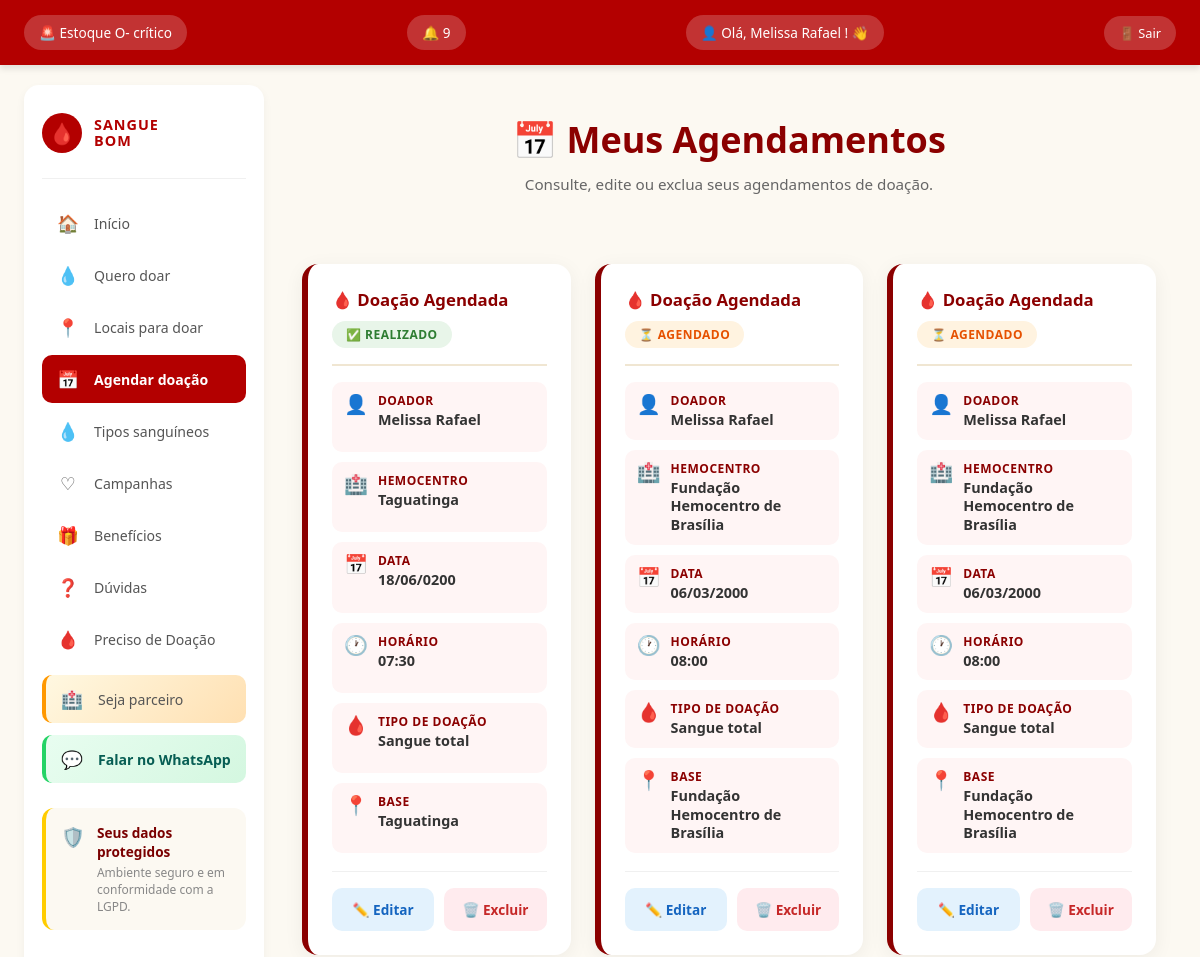
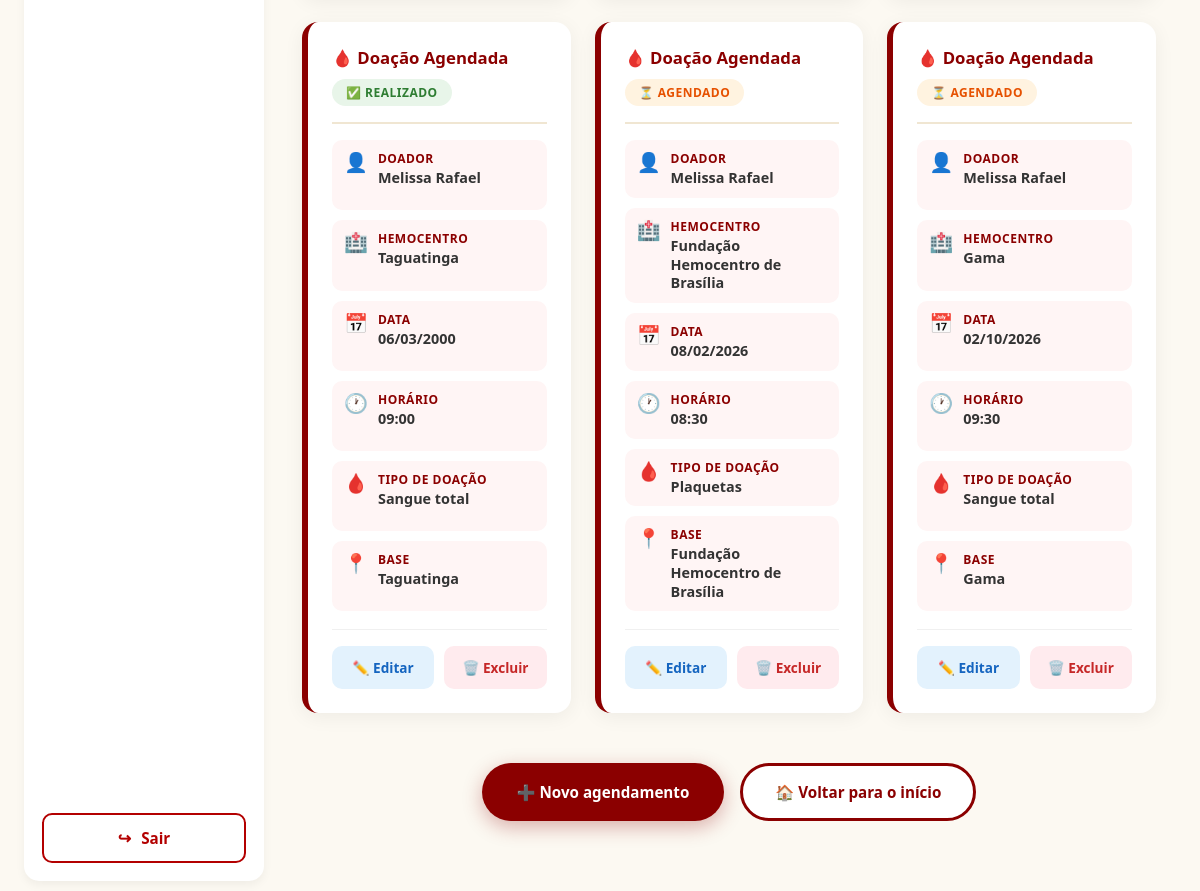
The app's page /agendamentos/ (signed in) with its own data (2 pictures, top to bottom).
### membros/models.py (models this page shows, shortened)
class Doador(models.Model):
    usuario = models.OneToOneField(
        User,
        on_delete=models.CASCADE,
        null=True,
        blank=True
    )
    nome = models.CharField(max_length=100)
    email = models.EmailField()
    cpf = models.CharField(max_length=14, unique=True, null=True, blank=True)
    telefone = models.CharField(max_length=20)
    sexo = models.CharField(max_length=20, blank=True)
    tipo_sanguineo = models.CharField(max_length=3)
    data_nascimento = models.DateField()
    cidade = models.CharField(max_length=100, blank=True)
    estado = models.CharField(max_length=2, blank=True)

class Agendamento(models.Model):
    STATUS = [
        ('agendado', '⏳ Agendado'),
        ('realizado', '✅ Realizado'),
        ('cancelado', '❌ Cancelado'),
        ('faltou', '⚠️ Faltou'),
    ]
    doador = models.ForeignKey(Doador, on_delete=models.CASCADE)
    hemocentro = models.ForeignKey(Hemocentro, on_delete=models.CASCADE)
    base = models.CharField(max_length=100)
    data = models.DateField()
    horario = models.TimeField()
    tipo_doacao = models.CharField(max_length=30)
    status = models.CharField(
        max_length=20,
        choices=STATUS,
        default='agendado'
    )

class Hemocentro(models.Model):
    usuario = models.OneToOneField(
        User,
        on_delete=models.CASCADE,
        null=True,
        blank=True,
        related_name='hemocentro'
    )
    nome = models.CharField(max_length=100)
    endereco = models.CharField(max_length=200)
    bairro = models.CharField(max_length=100)
    cidade = models.CharField(max_length=100)
    cep = models.CharField(max_length=10)
    telefone = models.CharField(max_length=20)
    email = models.EmailField()
    horario_abertura = models.TimeField()
    horario_fechamento = models.TimeField()
    dias_atendimento = models.CharField(max_length=100)
    descricao = models.TextField(blank=True)
    ativo = models.BooleanField(default=True)

### membros/views.py (the view)
@login_required(login_url='login')
def listar_agendamentos(request):
    if request.user.is_staff:
        return redirect('relatorios')
    if hasattr(request.user, 'hemocentro'):
        return redirect('painel_hemocentro')
    doador = get_object_or_404(Doador, usuario=request.user)
    agendamentos = Agendamento.objects.filter(doador=doador)
    return render(request, 'agendamentos.html', {
        'agendamentos': agendamentos,
        'lateral_direita': False,
    })

### templates/agendamentos.html (shortened to what this page needs)
{% extends 'base.html' %}
{% load static %}
{% block content %}
    <link rel="stylesheet" href="{% static 'css/agendamentos.css' %}">
    <header class="agendamentos-header">
        <h1>📅 Meus Agendamentos</h1>
        <p>Consulte, edite ou exclua seus agendamentos de doação.</p>
    </header>
    <div class="agendamentos-container">
        {% if agendamentos %}
            <div class="agendamentos-grid">
                {% for agendamento in agendamentos %}
                    <article class="card-agendamento">
                        <div class="card-agendamento-header">
                            <h2 class="card-agendamento-titulo">🩸 Doação Agendada</h2>
                            <span class="badge-status {{ agendamento.status }}">
                                {% if agendamento.status == 'agendado' %}⏳ Agendado
                                {% elif agendamento.status == 'realizado' %}✅ Realizado
                                {% elif agendamento.status == 'cancelado' %}❌ Cancelado
                                {% elif agendamento.status == 'faltou' %}⚠️ Faltou
                                {% else %}{{ agendamento.status }}
                                {% endif %}
                            </span>
                        </div>
                        <div class="card-agendamento-info">
                            <div class="info-item">
                                <span class="info-icon">👤</span>
                                <div>
                                    <strong>Doador</strong>
                                    <p>{{ agendamento.doador.nome }}</p>
                                </div>
                            </div>
                            <div class="info-item">
                                <span class="info-icon">🏥</span>
                                <div>
                                    <strong>Hemocentro</strong>
                                    <p>{{ agendamento.hemocentro.nome }}</p>
                                </div>
                            </div>
                            <div class="info-item">
                                <span class="info-icon">📅</span>
                                <div>
                                    <strong>Data</strong>
                                    <p>{{ agendamento.data|date:"d/m/Y" }}</p>
                                </div>
                            </div>
                            <div class="info-item">
                                <span class="info-icon">🕐</span>
                                <div>
                                    <strong>Horário</strong>
                                    <p>{{ agendamento.horario|time:"H:i" }}</p>
                                </div>
                            </div>
                            <div class="info-item">
                                <span class="info-icon">🩸</span>
                                <div>
                                    <strong>Tipo de doação</strong>
                                    <p>{{ agendamento.tipo_doacao }}</p>
                                </div>
                            </div>
                            <div class="info-item">
                                <span class="info-icon">📍</span>
                                <div>
                                    <strong>Base</strong>
                                    <p>{{ agendamento.base }}</p>
                                </div>
                            </div>
                        </div>
                        <div class="card-agendamento-acoes">
                            <a href="{% url 'editar_agendamento' agendamento.id %}" class="btn-acao btn-editar">
                                ✏️ Editar
                            </a>
                            <a href="{% url 'excluir_agendamento' agendamento.id %}" class="btn-acao btn-excluir">
                                🗑️ Excluir
                            </a>
                        </div>
                    </article>
                {% endfor %}
            </div>
        {% endif %}
        {% if agendamentos %}
            <div class="acoes-finais">
                <a href="{% url 'agendar_doacao' %}" class="btn-novo-agendamento">
                    ➕ Novo agendamento
                </a>
                <a href="{% url 'home' %}" class="btn-voltar-inicio">
                    🏠 Voltar para o início
                </a>
            </div>
        {% endif %}
    </div>
{% endblock %}

### templates/base.html (shortened to what this page needs)
{% load static %}
<!DOCTYPE html>
<html lang="pt-br">
<head>
    <link rel="stylesheet" href="{% static 'css/base.css' %}">
</head>
<body>
    <header>
        {% if not user.is_staff and not user.hemocentro %}
            <a href="{% url 'locais_para_doar' %}" class="header-alerta">
                <h2>🚨 Estoque O- crítico</h2>
            </a>
            <a href="{% url 'notificacoes' %}" class="header-sino" title="Notificações">
                <h2>
                    🔔
                    {% if notificacoes_nao_lidas > 0 %}
                        <span class="badge-sino">{{ notificacoes_nao_lidas }}</span>
                    {% endif %}
                </h2>
            </a>
        {% endif %}
        {% if user.is_authenticated %}
            <a href="{% url 'meu_perfil' %}" class="header-user" title="Meu Perfil">
                <h2>👤 Olá,
                    {% if user.is_staff %}
                        {{ user.username }}
                    {% elif user.hemocentro %}
                        {{ user.hemocentro.nome }}
                    {% elif user.doador %}
                        {{ user.doador.nome }}
                    {% elif user.first_name %}
                        {{ user.first_name }}
                    {% else %}
                        {{ user.username }}
                    {% endif %}! 👋
                </h2>
            </a>
            <a href="{% url 'logout' %}" class="header-sair">🚪 Sair</a>
        {% else %}
            <h2>👤 Olá, visitante! 👋</h2>
            <a href="{% url 'login' %}" class="header-entrar">🔐 Entrar</a>
        {% endif %}
    </header>
    <div class="app-container {% if not lateral_direita %}sem-lateral{% endif %}">
        <aside class="lateral-esquerda">
            <div class="logo-menu">
                <div class="logo-icone">🩸</div>
                <div class="logo-texto">
                    <strong>SANGUE</strong>
                    <strong>BOM</strong>
                </div>
            </div>
            <nav class="menu-nav">
                {% if not user.is_staff and not user.hemocentro %}
                    <a href="{% url 'home' %}" class="menu-item {% if request.path == '/' or request.path == '/home/' %}ativo{% endif %}">
                        <span class="menu-item-icone">🏠</span>
                        <span class="menu-item-texto">Início</span>
                    </a>
                    <a href="{% url 'quero_doar' %}" class="menu-item {% if request.path == '/quero_doar/' %}ativo{% endif %}">
                        <span class="menu-item-icone">💧</span>
                        <span class="menu-item-texto">Quero doar</span>
                    </a>
                    <a href="{% url 'locais_para_doar' %}" class="menu-item {% if request.path == '/locais_para_doar/' %}ativo{% endif %}">
                        <span class="menu-item-icone">📍</span>
                        <span class="menu-item-texto">Locais para doar</span>
                    </a>
                    <a href="{% url 'agendar_doacao' %}" class="menu-item {% if '/agendar_doacao/' in request.path or '/agendamentos/' in request.path %}ativo{% endif %}">
                        <span class="menu-item-icone">📅</span>
                        <span class="menu-item-texto">Agendar doação</span>
                    </a>
                    <a href="{% url 'tipos_sanguineos' %}" class="menu-item {% if request.path == '/tipos_sanguineos/' %}ativo{% endif %}">
                        <span class="menu-item-icone">💧</span>
                        <span class="menu-item-texto">Tipos sanguíneos</span>
                    </a>
                    <a href="{% url 'campanhas' %}" class="menu-item {% if request.path == '/campanhas/' %}ativo{% endif %}">
                        <span class="menu-item-icone">♡</span>
                        <span class="menu-item-texto">Campanhas</span>
                    </a>
                    <a href="{% url 'beneficios' %}" class="menu-item {% if request.path == '/beneficios/' %}ativo{% endif %}">
                        <span class="menu-item-icone">🎁</span>
                        <span class="menu-item-texto">Benefícios</span>
                    </a>
                    <a href="{% url 'duvidas' %}" class="menu-item {% if request.path == '/duvidas/' %}ativo{% endif %}">
                        <span class="menu-item-icone">❓</span>
                        <span class="menu-item-texto">Dúvidas</span>
                    </a>
                    <a href="{% url 'preciso_doacao' %}" class="menu-item {% if '/preciso-doacao/' in request.path %}ativo{% endif %}">
                        <span class="menu-item-icone">🩸</span>
                        <span class="menu-item-texto">Preciso de Doação</span>
                    </a>
                    <a href="{% url 'parceria' %}" class="menu-item {% if '/parceria/' in request.path %}ativo{% endif %}">
                        <span class="menu-item-icone">🏥</span>
                        <span class="menu-item-texto">Seja parceiro</span>
                    </a>
                    <a href="https://wa.me/556199999?text=Ol%C3%A1!%20Tenho%20uma%20d%C3%BAvida%20sobre%20o%20Sangue%20Bom"
                       target="_blank" rel="noopener" class="menu-item menu-item-wpp">
                        <span class="menu-item-icone">💬</span>
                        <span class="menu-item-texto">Falar no WhatsApp</span>
                    </a>
                {% endif %}
            </nav>
            <div class="dados-protegidos">
                <div class="dados-protegidos-icone">🛡️</div>
                <div class="dados-protegidos-texto">
                    <strong>Seus dados protegidos</strong>
                    <p>Ambiente seguro e em conformidade com a LGPD.</p>
                </div>
            </div>
            <div class="area-btn-sair">
                {% if user.is_authenticated %}
                    <a href="{% url 'logout' %}" class="btn-sair">
                        <span class="btn-sair-icone">↪</span>
                        <span>Sair</span>
                    </a>
                {% else %}
                    <a href="{% url 'login' %}" class="btn-sair">
                        <span class="btn-sair-icone">↪</span>
                        <span>Entrar</span>
                    </a>
                {% endif %}
            </div>
        </aside>
        <main>
            {% block content %}
            {% endblock %}
        </main>
    </div>
</body>
</html>

### records on screen
Agendamento: status "✅ REALIZADO", doador.nome "Melissa Rafael", hemocentro.nome "Taguatinga", data "18/06/0200", horario "07:30", tipo_doacao "Sangue total", base "Taguatinga"
Agendamento: status "⏳ AGENDADO", doador.nome "Melissa Rafael", hemocentro.nome "Fundação Hemocentro de Brasília", data "06/03/2000", horario "08:00", tipo_doacao "Sangue total", base "Fundação Hemocentro de Brasília"
Agendamento: status "⏳ AGENDADO", doador.nome "Melissa Rafael", hemocentro.nome "Fundação Hemocentro de Brasília", data "06/03/2000", horario "08:00", tipo_doacao "Sangue total", base "Fundação Hemocentro de Brasília"
Agendamento: status "✅ REALIZADO", doador.nome "Melissa Rafael", hemocentro.nome "Taguatinga", data "06/03/2000", horario "09:00", tipo_doacao "Sangue total", base "Taguatinga"
Agendamento: status "⏳ AGENDADO", doador.nome "Melissa Rafael", hemocentro.nome "Fundação Hemocentro de Brasília", data "08/02/2026", horario "08:30", tipo_doacao "Plaquetas", base "Fundação Hemocentro de Brasília"
Agendamento: status "⏳ AGENDADO", doador.nome "Melissa Rafael", hemocentro.nome "Gama", data "02/10/2026", horario "09:30", tipo_doacao "Sangue total", base "Gama"

### other values on screen
{{ notificacoes_nao_lidas }} "9"
{{ user.doador.nome }} "Melissa Rafael"
